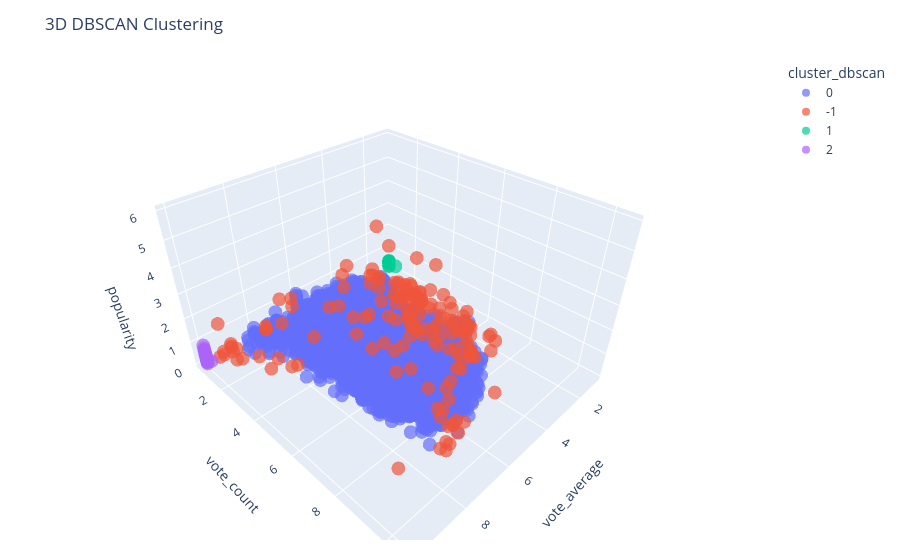

The notebook cell saved with this chart:
### Markdown cell above
## **DBSCAN Clustering:**

### Code cell
# DBSCAN Clustering:
dbscan = DBSCAN(eps=0.5, min_samples=10)
dbscan_labels = dbscan.fit_predict(X)

data_clean['cluster_dbscan'] = dbscan_labels.astype(str)

fig = px.scatter_3d(
    data_clean,
    x='vote_average',
    y='vote_count',
    z='popularity',
    color='cluster_dbscan',
    title='3D DBSCAN Clustering',
    opacity=0.7
)

fig.update_layout(margin=dict(l=20, r=20, b=20, t=60))
fig.show()

# === Filter out outliers ===
core_mask = dbscan_labels != -1
X_core = X[core_mask]
labels_core = dbscan_labels[core_mask]

# === Clustering Metrics (Core Points Only) ===
sil_score = silhouette_score(X_core, labels_core)
db_score = davies_bouldin_score(X_core, labels_core)
dunn_score = dunn_index(X_core, labels_core)
cal_score = calinski_harabasz_score(X_core, labels_core)

print(f"DBSCAN Clustering Metrics (Core Points Only):\n"
      f"Silhouette Score: {sil_score:.4f}\n"
      f"Davies-Bouldin Score: {db_score:.4f}\n"
      f"Dunn Index: {dunn_score:.4f}\n"
      f"Calinski-Harabasz Score: {cal_score:.4f}")

### Figure 1 — Plotly figure (JSON) as saved in the notebook; plotly's stock layout.template omitted (floating-point values rounded to 4 significant figures; data arrays with more than 128 entries replaced by an {"elided": "..."} marker saying what was removed)
{"data": [{"hovertemplate": "cluster_dbscan=0<br>vote_average=%{x}<br>vote_count=%{y}<br>popularity=%{z}<extra></extra>", "legendgroup": "0", "marker": {"color": "#636efa", "opacity": 0.7, "symbol": "circle"}, "mode": "markers", "name": "0", "scene": "scene", "showlegend": true, "type": "scatter3d", "x": {"elided": "9755 float values"}, "y": {"elided": "9755 float values"}, "z": {"elided": "9755 float values"}}, {"hovertemplate": "cluster_dbscan=-1<br>vote_average=%{x}<br>vote_count=%{y}<br>popularity=%{z}<extra></extra>", "legendgroup": "-1", "marker": {"color": "#EF553B", "opacity": 0.7, "symbol": "circle"}, "mode": "markers", "name": "-1", "scene": "scene", "showlegend": true, "type": "scatter3d", "x": {"elided": "159 float values"}, "y": {"elided": "159 float values"}, "z": {"elided": "159 float values"}}, {"hovertemplate": "cluster_dbscan=1<br>vote_average=%{x}<br>vote_count=%{y}<br>popularity=%{z}<extra></extra>", "legendgroup": "1", "marker": {"color": "#00cc96", "opacity": 0.7, "symbol": "circle"}, "mode": "markers", "name": "1", "scene": "scene", "showlegend": true, "type": "scatter3d", "x": [1, 1, 1, 1, 1, 1, 1, 1, 1, 1], "y": [0.6931, 0.6931, 0.6931, 0.6931, 1.099, 0.6931, 0.6931, 0.6931, 0.6931, 0.6931], "z": [0.3025, 0.3719, 0.3374, 0.3926, 0.3039, 0.1306, 0.1635, 0.2945, 0.3987, 0.2839]}, {"hovertemplate": "cluster_dbscan=2<br>vote_average=%{x}<br>vote_count=%{y}<br>popularity=%{z}<extra></extra>", "legendgroup": "2", "marker": {"color": "#ab63fa", "opacity": 0.7, "symbol": "circle"}, "mode": "markers", "name": "2", "scene": "scene", "showlegend": true, "type": "scatter3d", "x": [10, 10, 10, 10, 10, 10, 10, 10, 10, 10, 10, 10, 10, 10, 10, 10, 10, 10, 10, 10, 10, 10, 10, 10, 10, 10, 10, 10, 10], "y": [0.6931, 0.6931, 0.6931, 0.6931, 0.6931, 0.6931, 0.6931, 0.6931, 0.6931, 0.6931, 0.6931, 0.6931, 0.6931, 0.6931, 0.6931, 0.6931, 0.6931, 0.6931, 0.6931, 0.6931, 0.6931, 0.6931, 0.6931, 0.6931, 1.099, 0.6931, 0.6931, 0.6931, 0.6931], "z": [0.4588, 0.2657, 0.2869, 0.6394, 0.2205, 0.726, 0.2054, 0.157, 0.28, 0.3929, 0.1648, 0.8631, 0.4833, 0.4408, 0.4573, 0.1555, 0.3471, 0.6568, 0.1949, 0.3261, 0.1001, 0.2675, 0.262, 0.5687, 0.4019, 0.3248, 0.1042, 0.2055, 0.03961]}], "layout": {"legend": {"title": {"text": "cluster_dbscan"}, "tracegroupgap": 0}, "margin": {"b": 20, "l": 20, "r": 20, "t": 60}, "scene": {"domain": {"x": [0, 1], "y": [0, 1]}, "xaxis": {"title": {"text": "vote_average"}}, "yaxis": {"title": {"text": "vote_count"}}, "zaxis": {"title": {"text": "popularity"}}}, "title": {"text": "3D DBSCAN Clustering"}}}
